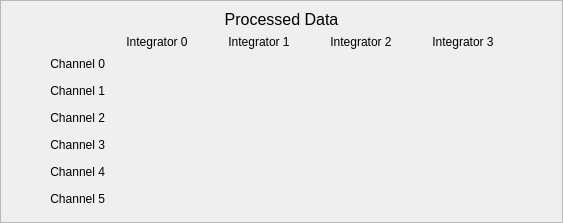
            <widget class="QFrame" name="frame_8">
             <property name="maximumSize">
              <size>
               <width>16777215</width>
               <height>16777215</height>
              </size>
             </property>
             <property name="frameShape">
              <enum>QFrame::StyledPanel</enum>
             </property>
             <property name="frameShadow">
              <enum>QFrame::Raised</enum>
             </property>
             <layout class="QGridLayout" name="gridLayout_19">
              <property name="leftMargin">
               <number>9</number>
              </property>
              <property name="topMargin">
               <number>9</number>
              </property>
              <property name="rightMargin">
               <number>9</number>
              </property>
              <item row="1" column="2">
               <spacer name="horizontalSpacer_10">
                <property name="orientation">
                 <enum>Qt::Horizontal</enum>
                </property>
                <property name="sizeHint" stdset="0">
                 <size>
                  <width>40</width>
                  <height>20</height>
                 </size>
                </property>
               </spacer>
              </item>
              <item row="1" column="1">
               <layout class="QGridLayout" name="gridLayout_20">
                <property name="spacing">
                 <number>2</number>
                </property>
                <item row="5" column="0">
                 <widget class="QLabel" name="label_41">
                  <property name="text">
                   <string>Channel 4</string>
                  </property>
                  <property name="alignment">
                   <set>Qt::AlignRight|Qt::AlignTrailing|Qt::AlignVCenter</set>
                  </property>
                 </widget>
                </item>
                <item row="1" column="0">
                 <widget class="QLabel" name="label_42">
                  <property name="text">
                   <string>Channel 0</string>
                  </property>
                  <property name="alignment">
                   <set>Qt::AlignRight|Qt::AlignTrailing|Qt::AlignVCenter</set>
                  </property>
                 </widget>
                </item>
                <item row="3" column="0">
                 <widget class="QLabel" name="label_43">
                  <property name="text">
                   <string>Channel 2</string>
                  </property>
                  <property name="alignment">
                   <set>Qt::AlignRight|Qt::AlignTrailing|Qt::AlignVCenter</set>
                  </property>
                 </widget>
                </item>
                <item row="4" column="0">
                 <widget class="QLabel" name="label_44">
                  <property name="text">
                   <string>Channel 3</string>
                  </property>
                  <property name="alignment">
                   <set>Qt::AlignRight|Qt::AlignTrailing|Qt::AlignVCenter</set>
                  </property>
                 </widget>
                </item>
                <item row="0" column="1">
                 <widget class="QLabel" name="label_45">
                  <property name="text">
                   <string>Integrator 0</string>
                  </property>
                  <property name="alignment">
                   <set>Qt::AlignCenter</set>
                  </property>
                 </widget>
                </item>
                <item row="2" column="0">
                 <widget class="QLabel" name="label_46">
                  <property name="text">
                   <string>Channel 1</string>
                  </property>
                  <property name="alignment">
                   <set>Qt::AlignRight|Qt::AlignTrailing|Qt::AlignVCenter</set>
                  </property>
                 </widget>
                </item>
                <item row="0" column="3">
                 <widget class="QLabel" name="label_47">
                  <property name="text">
                   <string>Integrator 2</string>
                  </property>
                  <property name="alignment">
                   <set>Qt::AlignCenter</set>
                  </property>
                 </widget>
                </item>
                <item row="6" column="0">
                 <widget class="QLabel" name="label_48">
                  <property name="text">
                   <string>Channel 5</string>
                  </property>
                  <property name="alignment">
                   <set>Qt::AlignRight|Qt::AlignTrailing|Qt::AlignVCenter</set>
                  </property>
                 </widget>
                </item>
                <item row="0" column="2">
                 <widget class="QLabel" name="label_49">
                  <property name="text">
                   <string>Integrator 1</string>
                  </property>
                  <property name="alignment">
                   <set>Qt::AlignCenter</set>
                  </property>
                 </widget>
                </item>
                <item row="0" column="4">
                 <widget class="QLabel" name="label_50">
                  <property name="text">
                   <string>Integrator 3</string>
                  </property>
                  <property name="alignment">
                   <set>Qt::AlignCenter</set>
                  </property>
                 </widget>
                </item>
                <item row="1" column="1">
                 <widget class="PyDMLabel" name="PyDMLabel_61">
                  <property name="minimumSize">
                   <size>
                    <width>100</width>
                    <height>25</height>
                   </size>
                  </property>
                  <property name="toolTip">
                   <string/>
                  </property>
                  <property name="alignment">
                   <set>Qt::AlignCenter</set>
                  </property>
                  <property name="showUnits" stdset="0">
                   <bool>true</bool>
                  </property>
                  <property name="alarmSensitiveContent" stdset="0">
                   <bool>true</bool>
                  </property>
                  <property name="channel" stdset="0">
                   <string>ca://${P}:ANA_BSA_DATA_0</string>
                  </property>
                  <property name="displayFormat" stdset="0">
                   <enum>PyDMLabel::Default</enum>
                  </property>
                 </widget>
                </item>
                <item row="2" column="1">
                 <widget class="PyDMLabel" name="PyDMLabel_62">
                  <property name="minimumSize">
                   <size>
                    <width>100</width>
                    <height>25</height>
                   </size>
                  </property>
                  <property name="toolTip">
                   <string/>
                  </property>
                  <property name="alignment">
                   <set>Qt::AlignCenter</set>
                  </property>
                  <property name="showUnits" stdset="0">
                   <bool>true</bool>
                  </property>
                  <property name="alarmSensitiveContent" stdset="0">
                   <bool>true</bool>
                  </property>
                  <property name="channel" stdset="0">
                   <string>ca://${P}:ANA_BSA_DATA_1</string>
                  </property>
                  <property name="displayFormat" stdset="0">
                   <enum>PyDMLabel::Default</enum>
                  </property>
                 </widget>
                </item>
                <item row="3" column="1">
                 <widget class="PyDMLabel" name="PyDMLabel_63">
                  <property name="minimumSize">
                   <size>
                    <width>100</width>
                    <height>25</height>
                   </size>
                  </property>
                  <property name="toolTip">
                   <string/>
                  </property>
                  <property name="alignment">
                   <set>Qt::AlignCenter</set>
                  </property>
                  <property name="showUnits" stdset="0">
                   <bool>true</bool>
                  </property>
                  <property name="alarmSensitiveContent" stdset="0">
                   <bool>true</bool>
                  </property>
                  <property name="channel" stdset="0">
                   <string>ca://${P}:ANA_BSA_DATA_2</string>
                  </property>
                  <property name="displayFormat" stdset="0">
                   <enum>PyDMLabel::Default</enum>
                  </property>
                 </widget>
                </item>
                <item row="4" column="1">
                 <widget class="PyDMLabel" name="PyDMLabel_64">
                  <property name="minimumSize">
                   <size>
                    <width>100</width>
                    <height>25</height>
                   </size>
                  </property>
                  <property name="toolTip">
                   <string/>
                  </property>
                  <property name="alignment">
                   <set>Qt::AlignCenter</set>
                  </property>
                  <property name="showUnits" stdset="0">
                   <bool>true</bool>
                  </property>
                  <property name="alarmSensitiveContent" stdset="0">
                   <bool>true</bool>
                  </property>
                  <property name="channel" stdset="0">
                   <string>ca://${P}:ANA_BSA_DATA_3</string>
                  </property>
                  <property name="displayFormat" stdset="0">
                   <enum>PyDMLabel::Default</enum>
                  </property>
                 </widget>
                </item>
                <item row="5" column="1">
                 <widget class="PyDMLabel" name="PyDMLabel_65">
                  <property name="minimumSize">
                   <size>
                    <width>100</width>
                    <height>25</height>
                   </size>
                  </property>
                  <property name="toolTip">
                   <string/>
                  </property>
                  <property name="alignment">
                   <set>Qt::AlignCenter</set>
                  </property>
                  <property name="showUnits" stdset="0">
                   <bool>true</bool>
                  </property>
                  <property name="alarmSensitiveContent" stdset="0">
                   <bool>true</bool>
                  </property>
                  <property name="channel" stdset="0">
                   <string>ca://${P}:ANA_BSA_DATA_4</string>
                  </property>
                  <property name="displayFormat" stdset="0">
                   <enum>PyDMLabel::Default</enum>
                  </property>
                 </widget>
                </item>
                <item row="6" column="1">
                 <widget class="PyDMLabel" name="PyDMLabel_66">
                  <property name="minimumSize">
                   <size>
                    <width>100</width>
                    <height>25</height>
                   </size>
                  </property>
                  <property name="toolTip">
                   <string/>
                  </property>
                  <property name="alignment">
                   <set>Qt::AlignCenter</set>
                  </property>
                  <property name="showUnits" stdset="0">
                   <bool>true</bool>
                  </property>
                  <property name="alarmSensitiveContent" stdset="0">
                   <bool>true</bool>
                  </property>
                  <property name="channel" stdset="0">
                   <string>ca://${P}:ANA_BSA_DATA_5</string>
                  </property>
                  <property name="displayFormat" stdset="0">
                   <enum>PyDMLabel::Default</enum>
                  </property>
                 </widget>
                </item>
                <item row="1" column="2">
                 <widget class="PyDMLabel" name="PyDMLabel_67">
                  <property name="minimumSize">
                   <size>
                    <width>100</width>
                    <height>25</height>
                   </size>
                  </property>
                  <property name="toolTip">
                   <string/>
                  </property>
                  <property name="alignment">
                   <set>Qt::AlignCenter</set>
                  </property>
                  <property name="showUnits" stdset="0">
                   <bool>true</bool>
                  </property>
                  <property name="alarmSensitiveContent" stdset="0">
                   <bool>true</bool>
                  </property>
                  <property name="channel" stdset="0">
                   <string>ca://${P}:ANA_BSA_DATA_6</string>
                  </property>
                  <property name="displayFormat" stdset="0">
                   <enum>PyDMLabel::Default</enum>
                  </property>
                 </widget>
                </item>
                <item row="2" column="2">
                 <widget class="PyDMLabel" name="PyDMLabel_68">
                  <property name="minimumSize">
                   <size>
                    <width>100</width>
                    <height>25</height>
                   </size>
                  </property>
                  <property name="toolTip">
                   <string/>
                  </property>
                  <property name="alignment">
                   <set>Qt::AlignCenter</set>
                  </property>
                  <property name="showUnits" stdset="0">
                   <bool>true</bool>
                  </property>
                  <property name="alarmSensitiveContent" stdset="0">
                   <bool>true</bool>
                  </property>
                  <property name="channel" stdset="0">
                   <string>ca://${P}:ANA_BSA_DATA_7</string>
                  </property>
                  <property name="displayFormat" stdset="0">
                   <enum>PyDMLabel::Default</enum>
                  </property>
                 </widget>
                </item>
                <item row="3" column="2">
                 <widget class="PyDMLabel" name="PyDMLabel_69">
                  <property name="minimumSize">
                   <size>
                    <width>100</width>
                    <height>25</height>
                   </size>
                  </property>
                  <property name="toolTip">
                   <string/>
                  </property>
                  <property name="alignment">
                   <set>Qt::AlignCenter</set>
                  </property>
                  <property name="showUnits" stdset="0">
                   <bool>true</bool>
                  </property>
                  <property name="alarmSensitiveContent" stdset="0">
                   <bool>true</bool>
                  </property>
                  <property name="channel" stdset="0">
                   <string>ca://${P}:ANA_BSA_DATA_8</string>
                  </property>
                  <property name="displayFormat" stdset="0">
                   <enum>PyDMLabel::Default</enum>
                  </property>
                 </widget>
                </item>
                <item row="4" column="2">
                 <widget class="PyDMLabel" name="PyDMLabel_70">
                  <property name="minimumSize">
                   <size>
                    <width>100</width>
                    <height>25</height>
                   </size>
                  </property>
                  <property name="toolTip">
                   <string/>
                  </property>
                  <property name="alignment">
                   <set>Qt::AlignCenter</set>
                  </property>
                  <property name="showUnits" stdset="0">
                   <bool>true</bool>
                  </property>
                  <property name="alarmSensitiveContent" stdset="0">
                   <bool>true</bool>
                  </property>
                  <property name="channel" stdset="0">
                   <string>ca://${P}:ANA_BSA_DATA_9</string>
                  </property>
                  <property name="displayFormat" stdset="0">
                   <enum>PyDMLabel::Default</enum>
                  </property>
                 </widget>
                </item>
                <item row="5" column="2">
                 <widget class="PyDMLabel" name="PyDMLabel_71">
                  <property name="minimumSize">
                   <size>
                    <width>100</width>
                    <height>25</height>
                   </size>
                  </property>
                  <property name="toolTip">
                   <string/>
                  </property>
                  <property name="alignment">
                   <set>Qt::AlignCenter</set>
                  </property>
                  <property name="showUnits" stdset="0">
                   <bool>true</bool>
                  </property>
                  <property name="alarmSensitiveContent" stdset="0">
                   <bool>true</bool>
                  </property>
                  <property name="channel" stdset="0">
                   <string>ca://${P}:ANA_BSA_DATA_10</string>
                  </property>
                  <property name="displayFormat" stdset="0">
                   <enum>PyDMLabel::Default</enum>
                  </property>
                 </widget>
                </item>
                <item row="6" column="2">
                 <widget class="PyDMLabel" name="PyDMLabel_72">
                  <property name="minimumSize">
                   <size>
                    <width>100</width>
                    <height>25</height>
                   </size>
                  </property>
                  <property name="toolTip">
                   <string/>
                  </property>
                  <property name="alignment">
                   <set>Qt::AlignCenter</set>
                  </property>
                  <property name="showUnits" stdset="0">
                   <bool>true</bool>
                  </property>
                  <property name="alarmSensitiveContent" stdset="0">
                   <bool>true</bool>
                  </property>
                  <property name="channel" stdset="0">
                   <string>ca://${P}:ANA_BSA_DATA_11</string>
                  </property>
                  <property name="displayFormat" stdset="0">
                   <enum>PyDMLabel::Default</enum>
                  </property>
                 </widget>
                </item>
                <item row="1" column="3">
                 <widget class="PyDMLabel" name="PyDMLabel_73">
                  <property name="minimumSize">
                   <size>
                    <width>100</width>
                    <height>25</height>
                   </size>
                  </property>
                  <property name="toolTip">
                   <string/>
                  </property>
                  <property name="alignment">
                   <set>Qt::AlignCenter</set>
                  </property>
                  <property name="showUnits" stdset="0">
                   <bool>true</bool>
                  </property>
                  <property name="alarmSensitiveContent" stdset="0">
                   <bool>true</bool>
                  </property>
                  <property name="channel" stdset="0">
                   <string>ca://${P}:ANA_BSA_DATA_12</string>
                  </property>
                  <property name="displayFormat" stdset="0">
                   <enum>PyDMLabel::Default</enum>
                  </property>
                 </widget>
                </item>
                <item row="2" column="3">
                 <widget class="PyDMLabel" name="PyDMLabel_74">
                  <property name="minimumSize">
                   <size>
                    <width>100</width>
                    <height>25</height>
                   </size>
                  </property>
                  <property name="toolTip">
                   <string/>
                  </property>
                  <property name="alignment">
                   <set>Qt::AlignCenter</set>
                  </property>
                  <property name="showUnits" stdset="0">
                   <bool>true</bool>
                  </property>
                  <property name="alarmSensitiveContent" stdset="0">
                   <bool>true</bool>
                  </property>
                  <property name="channel" stdset="0">
                   <string>ca://${P}:ANA_BSA_DATA_13</string>
                  </property>
                  <property name="displayFormat" stdset="0">
                   <enum>PyDMLabel::Default</enum>
                  </property>
                 </widget>
                </item>
                <item row="3" column="3">
                 <widget class="PyDMLabel" name="PyDMLabel_75">
                  <property name="minimumSize">
                   <size>
                    <width>100</width>
                    <height>25</height>
                   </size>
                  </property>
                  <property name="toolTip">
                   <string/>
                  </property>
                  <property name="alignment">
                   <set>Qt::AlignCenter</set>
                  </property>
                  <property name="showUnits" stdset="0">
                   <bool>true</bool>
                  </property>
                  <property name="alarmSensitiveContent" stdset="0">
                   <bool>true</bool>
                  </property>
                  <property name="channel" stdset="0">
                   <string>ca://${P}:ANA_BSA_DATA_14</string>
                  </property>
                  <property name="displayFormat" stdset="0">
                   <enum>PyDMLabel::Default</enum>
                  </property>
                 </widget>
                </item>
                <item row="4" column="3">
                 <widget class="PyDMLabel" name="PyDMLabel_76">
                  <property name="minimumSize">
                   <size>
                    <width>100</width>
                    <height>25</height>
                   </size>
                  </property>
                  <property name="toolTip">
                   <string/>
                  </property>
                  <property name="alignment">
                   <set>Qt::AlignCenter</set>
                  </property>
                  <property name="showUnits" stdset="0">
                   <bool>true</bool>
                  </property>
                  <property name="alarmSensitiveContent" stdset="0">
                   <bool>true</bool>
                  </property>
                  <property name="channel" stdset="0">
                   <string>ca://${P}:ANA_BSA_DATA_15</string>
                  </property>
                  <property name="displayFormat" stdset="0">
                   <enum>PyDMLabel::Default</enum>
                  </property>
                 </widget>
                </item>
                <item row="5" column="3">
                 <widget class="PyDMLabel" name="PyDMLabel_77">
                  <property name="minimumSize">
                   <size>
                    <width>100</width>
                    <height>25</height>
                   </size>
                  </property>
                  <property name="toolTip">
                   <string/>
                  </property>
                  <property name="alignment">
                   <set>Qt::AlignCenter</set>
                  </property>
                  <property name="showUnits" stdset="0">
                   <bool>true</bool>
                  </property>
                  <property name="alarmSensitiveContent" stdset="0">
                   <bool>true</bool>
                  </property>
                  <property name="channel" stdset="0">
                   <string>ca://${P}:ANA_BSA_DATA_16</string>
                  </property>
                  <property name="displayFormat" stdset="0">
                   <enum>PyDMLabel::Default</enum>
                  </property>
                 </widget>
                </item>
                <item row="6" column="3">
                 <widget class="PyDMLabel" name="PyDMLabel_78">
                  <property name="minimumSize">
                   <size>
                    <width>100</width>
                    <height>25</height>
                   </size>
                  </property>
                  <property name="toolTip">
                   <string/>
                  </property>
                  <property name="alignment">
                   <set>Qt::AlignCenter</set>
                  </property>
                  <property name="showUnits" stdset="0">
                   <bool>true</bool>
                  </property>
                  <property name="alarmSensitiveContent" stdset="0">
                   <bool>true</bool>
                  </property>
                  <property name="channel" stdset="0">
                   <string>ca://${P}:ANA_BSA_DATA_17</string>
                  </property>
                  <property name="displayFormat" stdset="0">
                   <enum>PyDMLabel::Default</enum>
                  </property>
                 </widget>
                </item>
                <item row="1" column="4">
                 <widget class="PyDMLabel" name="PyDMLabel_79">
                  <property name="minimumSize">
                   <size>
                    <width>100</width>
                    <height>25</height>
                   </size>
                  </property>
                  <property name="toolTip">
                   <string/>
                  </property>
                  <property name="alignment">
                   <set>Qt::AlignCenter</set>
                  </property>
                  <property name="showUnits" stdset="0">
                   <bool>true</bool>
                  </property>
                  <property name="alarmSensitiveContent" stdset="0">
                   <bool>true</bool>
                  </property>
                  <property name="channel" stdset="0">
                   <string>ca://${P}:ANA_BSA_DATA_18</string>
                  </property>
                  <property name="displayFormat" stdset="0">
                   <enum>PyDMLabel::Default</enum>
                  </property>
                 </widget>
                </item>
                <item row="2" column="4">
                 <widget class="PyDMLabel" name="PyDMLabel_80">
                  <property name="minimumSize">
                   <size>
                    <width>100</width>
                    <height>25</height>
                   </size>
                  </property>
                  <property name="toolTip">
                   <string/>
                  </property>
                  <property name="alignment">
                   <set>Qt::AlignCenter</set>
                  </property>
                  <property name="showUnits" stdset="0">
                   <bool>true</bool>
                  </property>
                  <property name="alarmSensitiveContent" stdset="0">
                   <bool>true</bool>
                  </property>
                  <property name="channel" stdset="0">
                   <string>ca://${P}:ANA_BSA_DATA_19</string>
                  </property>
                  <property name="displayFormat" stdset="0">
                   <enum>PyDMLabel::Default</enum>
                  </property>
                 </widget>
                </item>
                <item row="3" column="4">
                 <widget class="PyDMLabel" name="PyDMLabel_81">
                  <property name="minimumSize">
                   <size>
                    <width>100</width>
                    <height>25</height>
                   </size>
                  </property>
                  <property name="toolTip">
                   <string/>
                  </property>
                  <property name="alignment">
                   <set>Qt::AlignCenter</set>
                  </property>
                  <property name="showUnits" stdset="0">
                   <bool>true</bool>
                  </property>
                  <property name="alarmSensitiveContent" stdset="0">
                   <bool>true</bool>
                  </property>
                  <property name="channel" stdset="0">
                   <string>ca://${P}:ANA_BSA_DATA_20</string>
                  </property>
                  <property name="displayFormat" stdset="0">
                   <enum>PyDMLabel::Default</enum>
                  </property>
                 </widget>
                </item>
                <item row="4" column="4">
                 <widget class="PyDMLabel" name="PyDMLabel_82">
                  <property name="minimumSize">
                   <size>
                    <width>100</width>
                    <height>25</height>
                   </size>
                  </property>
                  <property name="toolTip">
                   <string/>
                  </property>
                  <property name="alignment">
                   <set>Qt::AlignCenter</set>
                  </property>
                  <property name="showUnits" stdset="0">
                   <bool>true</bool>
                  </property>
                  <property name="alarmSensitiveContent" stdset="0">
                   <bool>true</bool>
                  </property>
                  <property name="channel" stdset="0">
                   <string>ca://${P}:ANA_BSA_DATA_21</string>
                  </property>
                  <property name="displayFormat" stdset="0">
                   <enum>PyDMLabel::Default</enum>
                  </property>
                 </widget>
                </item>
                <item row="5" column="4">
                 <widget class="PyDMLabel" name="PyDMLabel_83">
                  <property name="minimumSize">
                   <size>
                    <width>100</width>
                    <height>25</height>
                   </size>
                  </property>
                  <property name="toolTip">
                   <string/>
                  </property>
                  <property name="alignment">
                   <set>Qt::AlignCenter</set>
                  </property>
                  <property name="showUnits" stdset="0">
                   <bool>true</bool>
                  </property>
                  <property name="alarmSensitiveContent" stdset="0">
                   <bool>true</bool>
                  </property>
                  <property name="channel" stdset="0">
                   <string>ca://${P}:ANA_BSA_DATA_22</string>
                  </property>
                  <property name="displayFormat" stdset="0">
                   <enum>PyDMLabel::Default</enum>
                  </property>
                 </widget>
                </item>
                <item row="6" column="4">
                 <widget class="PyDMLabel" name="PyDMLabel_84">
                  <property name="minimumSize">
                   <size>
                    <width>100</width>
                    <height>25</height>
                   </size>
                  </property>
                  <property name="toolTip">
                   <string/>
                  </property>
                  <property name="alignment">
                   <set>Qt::AlignCenter</set>
                  </property>
                  <property name="showUnits" stdset="0">
                   <bool>true</bool>
                  </property>
                  <property name="alarmSensitiveContent" stdset="0">
                   <bool>true</bool>
                  </property>
                  <property name="channel" stdset="0">
                   <string>ca://${P}:ANA_BSA_DATA_23</string>
                  </property>
                  <property name="displayFormat" stdset="0">
                   <enum>PyDMLabel::Default</enum>
                  </property>
                 </widget>
                </item>
               </layout>
              </item>
              <item row="1" column="0">
               <spacer name="horizontalSpacer_7">
                <property name="orientation">
                 <enum>Qt::Horizontal</enum>
                </property>
                <property name="sizeHint" stdset="0">
                 <size>
                  <width>40</width>
                  <height>20</height>
                 </size>
                </property>
               </spacer>
              </item>
              <item row="0" column="1">
               <widget class="QLabel" name="label_51">
                <property name="font">
                 <font>
                  <pointsize>12</pointsize>
                 </font>
                </property>
                <property name="text">
                 <string>Processed Data</string>
                </property>
                <property name="alignment">
                 <set>Qt::AlignCenter</set>
                </property>
               </widget>
              </item>
             </layout>
            </widget>
